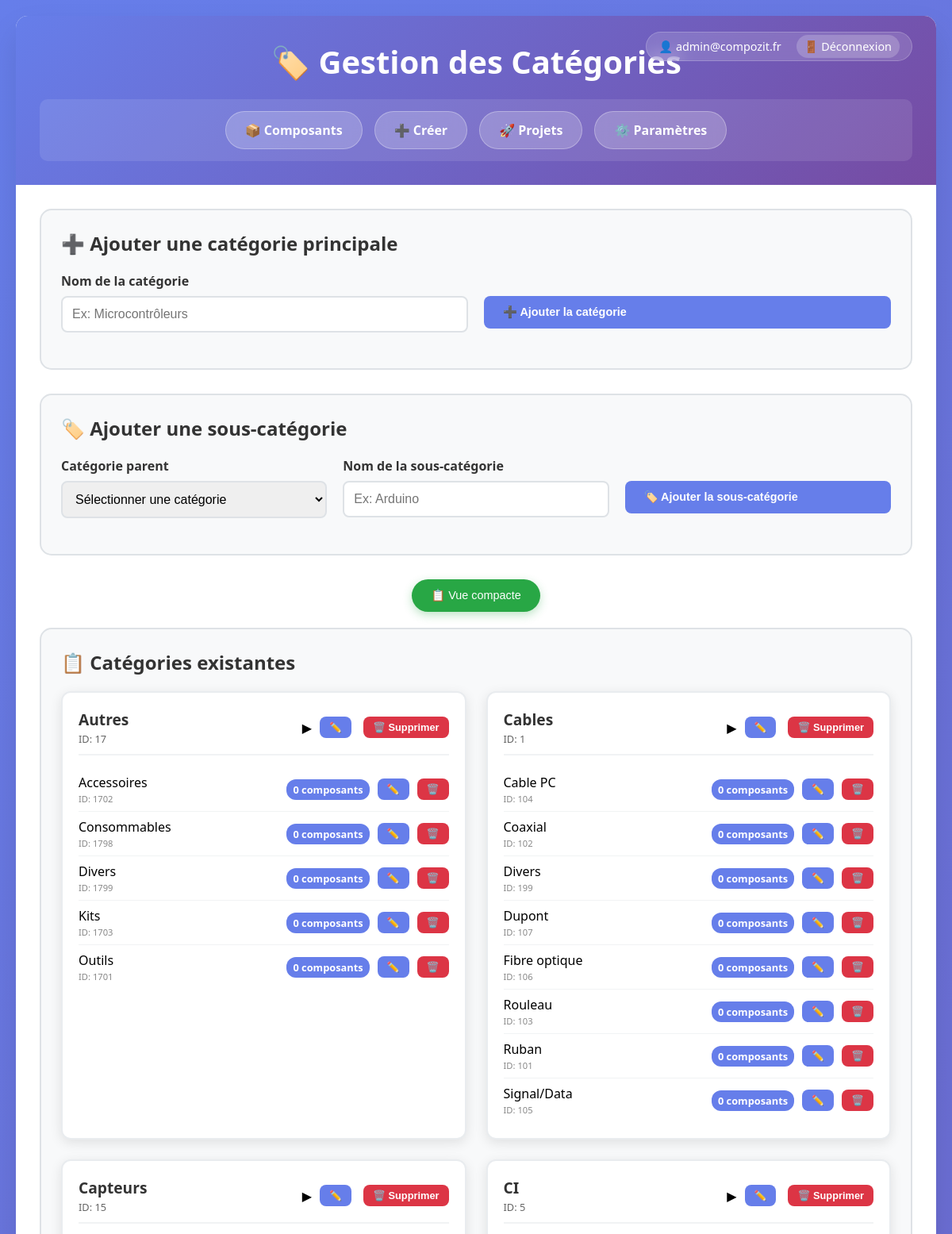
The page /categories_management.php (signed in, upper part) on the database its author committed.
### tables this page shows
CREATE TABLE `category_head` (
  `id` int(11) NOT NULL,
  `name` varchar(255) DEFAULT NULL
);

CREATE TABLE `category_sub` (
  `id` int(11) NOT NULL,
  `name` varchar(255) DEFAULT NULL,
  `category_head_id` int(11) DEFAULT NULL
);

### categories_management.php (the view, shortened to what this page needs)
<?php
try {
    $pdo = getConnection();
    $stmt = $pdo->query("SELECT * FROM category_head ORDER BY name");
    $categories = $stmt->fetchAll();
    $stmt = $pdo->query("
        SELECT cs.*, ch.name as parent_name,
               COUNT(d.id) as component_count
        FROM category_sub cs
        LEFT JOIN category_head ch ON cs.category_head_id = ch.id
        LEFT JOIN data d ON cs.id = d.category
        GROUP BY cs.id, cs.name, cs.category_head_id, ch.name
        ORDER BY ch.name, cs.name
    ");
    $subcategories = $stmt->fetchAll();
    $subcategories_by_category = [];
    foreach ($subcategories as $subcat) {
        $subcategories_by_category[$subcat['category_head_id']][] = $subcat;
    }
} catch(PDOException $e) {
    $error = "Erreur de base de données : " . $e->getMessage();
}
?>
<!DOCTYPE html>
<html lang="fr">
<head>
</head>
<body>
    <div class="container">
        <div class="header">
            <div class="user-info">
                👤 <?php echo htmlspecialchars($_SESSION['user_email']); ?>
                <a href="logout.php" style="margin-left: 15px; color: white; text-decoration: none; background: rgba(255,255,255,0.2); padding: 5px 10px; border-radius: 15px;">🚪 Déconnexion</a>
            </div>
            <h1>🏷️ Gestion des Catégories</h1>
            <div class="nav-section">
                <div class="nav-buttons">
                    <a href="components.php">📦 Composants</a>
                    <a href="create_component.php">➕ Créer</a>
                    <a href="projects.php">🚀 Projets</a>
                    <a href="settings.php">⚙️ Paramètres</a>
                </div>
            </div>
        </div>
        <div class="content">
            <div class="section">
                <h2>➕ Ajouter une catégorie principale</h2>
                <form method="POST">
                    <div class="form-grid">
                        <div class="form-group">
                            <label for="category_name">Nom de la catégorie</label>
                            <input type="text" id="category_name" name="category_name" required placeholder="Ex: Microcontrôleurs">
                        </div>
                        <div class="form-group">
                            <label>&nbsp;</label>
                            <button type="submit" class="btn btn-primary">➕ Ajouter la catégorie</button>
                        </div>
                    </div>
                </form>
            </div>
            <div class="section">
                <h2>🏷️ Ajouter une sous-catégorie</h2>
                <form method="POST">
                    <div class="form-grid">
                        <div class="form-group">
                            <label for="parent_category">Catégorie parent</label>
                            <select id="parent_category" name="parent_category" required>
                                <option value="">Sélectionner une catégorie</option>
                            </select>
                        </div>
                        <div class="form-group">
                            <label for="subcategory_name">Nom de la sous-catégorie</label>
                            <input type="text" id="subcategory_name" name="subcategory_name" required placeholder="Ex: Arduino">
                        </div>
                        <div class="form-group">
                            <label>&nbsp;</label>
                            <button type="submit" class="btn btn-primary">🏷️ Ajouter la sous-catégorie</button>
                        </div>
                    </div>
                </form>
            </div>
            <div style="text-align: center; margin: 20px 0;">
                <button id="toggleViewBtn" class="btn btn-primary" onclick="toggleView()" style="background: #28a745; border: none; padding: 12px 24px; border-radius: 25px; font-weight: 500; box-shadow: 0 4px 12px rgba(40, 167, 69, 0.3); transition: all 0.3s ease;">📋 Vue compacte</button>
            </div>
            <div class="section">
                <h2>📋 Catégories existantes</h2>
                <div class="categories-grid" id="categoriesContainer">
                    <?php foreach ($categories as $category): ?>
                        <div class="category-card" data-category-id="<?php echo $category['id']; ?>">
                            <div class="category-header" onclick="toggleCategory(<?php echo $category['id']; ?>)">
                                <div>
                                    <div class="category-title"><?php echo htmlspecialchars($category['name']); ?></div>
                                    <div style="font-size: 0.8em; color: #666; margin-top: 2px;">ID: <?php echo $category['id']; ?></div>
                                </div>
                                <div style="display: flex; align-items: center; gap: 10px;">
                                    <span class="category-arrow">▶</span>
                                    <button type="button" class="btn btn-primary btn-sm" onclick="showRenameCategoryForm(<?php echo $category['id']; ?>, '<?php echo htmlspecialchars($category['name'], ENT_QUOTES); ?>')" style="margin-right: 5px;">✏️</button>
                                    <form method="POST" style="display: inline;" onsubmit="return confirm('Êtes-vous sûr de vouloir supprimer cette catégorie ?')" onclick="event.stopPropagation();">
                                        <button type="submit" class="btn btn-danger btn-sm">🗑️ Supprimer</button>
                                    </form>
                                </div>
                            </div>
                            <div class="subcategory-content">
                                <?php if (isset($subcategories_by_category[$category['id']])): ?>
                                    <ul class="subcategory-list">
                                        <?php foreach ($subcategories_by_category[$category['id']] as $subcat): ?>
                                            <li class="subcategory-item">
                                                <div>
                                                    <span class="subcategory-name"><?php echo htmlspecialchars($subcat['name']); ?></span>
                                                    <div style="font-size: 0.7em; color: #888; margin-top: 2px;">ID: <?php echo $subcat['id']; ?></div>
                                                </div>
                                                <div style="display: flex; align-items: center; gap: 10px;">
                                                    <span class="component-count"><?php echo $subcat['component_count']; ?> composants</span>
                                                    <?php if ($subcat['component_count'] > 0): ?>
                                                        <button type="button" class="btn btn-primary btn-sm" onclick="showRenameForm(<?php echo $subcat['id']; ?>, '<?php echo htmlspecialchars($subcat['name'], ENT_QUOTES); ?>')">✏️ Renommer</button>
                                                    <?php else: ?>
                                                        <button type="button" class="btn btn-primary btn-sm" onclick="showRenameForm(<?php echo $subcat['id']; ?>, '<?php echo htmlspecialchars($subcat['name'], ENT_QUOTES); ?>')">✏️</button>
                                                        <form method="POST" style="display: inline;" onsubmit="return confirm('Êtes-vous sûr de vouloir supprimer cette sous-catégorie ?')">
                                                            <button type="submit" class="btn btn-danger btn-sm">🗑️</button>
                                                        </form>
                                                    <?php endif; ?>
                                                </div>
                                            </li>
                                        <?php endforeach; ?>
                                    </ul>
                                <?php else: ?>
                                    <p style="color: #666; font-style: italic;">Aucune sous-catégorie</p>
                                <?php endif; ?>
                            </div>
                        </div>
                    <?php endforeach; ?>
                </div>
            </div>
        </div>
    </div>
</body>
</html>

### categories_management.php (style rules this page uses)
* { margin: 0; padding: 0; box-sizing: border-box; }
body { font-family: 'Segoe UI', Tahoma, Geneva, Verdana, sans-serif; background: linear-gradient(135deg, #667eea 0%, #764ba2 100%); min-height: 100vh; padding: 20px; }
.container { max-width: 1400px; margin: 0 auto; background: white; border-radius: 15px; box-shadow: 0 20px 40px rgba(0,0,0,0.1); overflow: hidden; }
.header { background: linear-gradient(135deg, #667eea 0%, #764ba2 100%); color: white; padding: 30px; position: relative; }
.header h1 { font-size: 2.5em; margin-bottom: 10px; text-align: center; }
.user-info { position: absolute; top: 20px; right: 30px; background: rgba(255,255,255,0.15); padding: 8px 15px; border-radius: 20px; font-size: 0.9em; backdrop-filter: blur(10px); border: 1px solid rgba(255, 255, 255, 0.2); }
.nav-section { background: rgba(255,255,255,0.1); padding: 15px; border-radius: 10px; margin-top: 20px; text-align: center; }
.nav-buttons { display: flex; gap: 15px; align-items: center; justify-content: center; flex-wrap: wrap; }
.nav-buttons a { background: rgba(255, 255, 255, 0.2); color: white; padding: 12px 24px; border-radius: 25px; text-decoration: none; font-weight: 600; transition: all 0.3s ease; backdrop-filter: blur(10px); border: 1px solid rgba(255, 255, 255, 0.3); display: flex; align-items: center; gap: 8px; }
.content { padding: 30px; }
.section { background: #f8f9fa; padding: 25px; border-radius: 15px; margin-bottom: 30px; border: 2px solid #dee2e6; }
.section h2 { color: #333; margin-bottom: 20px; font-size: 1.5em; }
.form-grid { display: grid; grid-template-columns: repeat(auto-fit, minmax(300px, 1fr)); gap: 20px; margin-bottom: 20px; }
.form-group { display: flex; flex-direction: column; gap: 8px; }
.form-group label { font-weight: 600; color: #333; }
.form-group input, .form-group select { padding: 12px; border: 2px solid #dee2e6; border-radius: 8px; font-size: 1em; transition: border-color 0.3s ease; }
.btn { padding: 12px 24px; border: none; border-radius: 8px; cursor: pointer; text-decoration: none; font-weight: bold; transition: all 0.3s ease; display: inline-flex; align-items: center; gap: 8px; font-size: 0.9em; }
.btn-primary { background: #667eea; color: white; }
.btn-danger { background: #dc3545; color: white; }
.categories-grid { display: grid; grid-template-columns: repeat(auto-fit, minmax(400px, 1fr)); gap: 25px; }
.category-card { background: white; border-radius: 12px; padding: 20px; box-shadow: 0 4px 15px rgba(0,0,0,0.1); border: 2px solid #e9ecef; }
.category-header { display: flex; justify-content: space-between; align-items: center; margin-bottom: 15px; padding-bottom: 10px; border-bottom: 2px solid #f1f3f4; }
.category-title { font-size: 1.2em; font-weight: bold; color: #333; }
.subcategory-list { list-style: none; padding: 0; }
.subcategory-item { display: flex; justify-content: space-between; align-items: center; padding: 8px 0; border-bottom: 1px solid #f1f3f4; }
.subcategory-item:last-child { border-bottom: none; }
.subcategory-name { font-weight: 500; }
.component-count { background: #667eea; color: white; padding: 4px 8px; border-radius: 12px; font-size: 0.8em; font-weight: bold; }
.btn-sm { padding: 6px 12px; font-size: 0.8em; }

### rows shown on the page
category_head: name "Autres", id "17"
category_sub: name "Accessoires", id "1702", component_count "0"
category_sub: name "Consommables", id "1798", component_count "0"
category_sub: name "Divers", id "1799", component_count "0"
category_sub: name "Kits", id "1703", component_count "0"
category_sub: name "Outils", id "1701", component_count "0"
category_head: name "Cables", id "1"
category_sub: name "Cable PC", id "104", component_count "0"
category_sub: name "Coaxial", id "102", component_count "0"
category_sub: name "Divers", id "199", component_count "0"
category_sub: name "Dupont", id "107", component_count "0"
category_sub: name "Fibre optique", id "106", component_count "0"
category_sub: name "Rouleau", id "103", component_count "0"
category_sub: name "Ruban", id "101", component_count "0"
category_sub: name "Signal/Data", id "105", component_count "0"
category_head: name "Capteurs", id "15"
category_head: name "CI", id "5"

### other values the page prints
$_SESSION['user_email'] "admin@compozit.fr"
